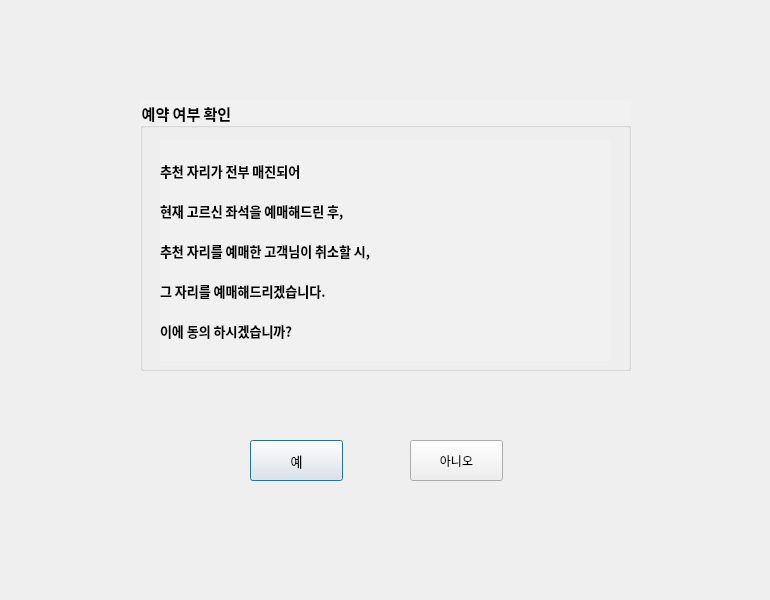
<?xml version="1.0" encoding="UTF-8"?>
<ui version="4.0">
 <class>Dialog</class>
 <widget class="QDialog" name="Dialog">
  <property name="geometry">
   <rect>
    <x>0</x>
    <y>0</y>
    <width>770</width>
    <height>600</height>
   </rect>
  </property>
  <property name="windowTitle">
   <string>Dialog</string>
  </property>
  <widget class="QPushButton" name="button_yes">
   <property name="geometry">
    <rect>
     <x>250</x>
     <y>440</y>
     <width>93</width>
     <height>41</height>
    </rect>
   </property>
   <property name="font">
    <font>
     <family>HY헤드라인M</family>
     <pointsize>10</pointsize>
     <weight>50</weight>
     <italic>false</italic>
     <bold>false</bold>
    </font>
   </property>
   <property name="styleSheet">
    <string notr="true">font: 10pt &quot;HY헤드라인M&quot;;</string>
   </property>
   <property name="text">
    <string>예</string>
   </property>
  </widget>
  <widget class="QPushButton" name="button_no">
   <property name="geometry">
    <rect>
     <x>410</x>
     <y>440</y>
     <width>93</width>
     <height>41</height>
    </rect>
   </property>
   <property name="styleSheet">
    <string notr="true">font: 10pt &quot;HY헤드라인M&quot;;</string>
   </property>
   <property name="text">
    <string>아니오</string>
   </property>
  </widget>
  <widget class="QGroupBox" name="groupBox_2">
   <property name="geometry">
    <rect>
     <x>140</x>
     <y>100</y>
     <width>491</width>
     <height>271</height>
    </rect>
   </property>
   <property name="font">
    <font>
     <family>한컴산뜻돋움</family>
     <pointsize>11</pointsize>
     <weight>75</weight>
     <bold>true</bold>
    </font>
   </property>
   <property name="styleSheet">
    <string notr="true">background-color:rgb(241, 241, 241)</string>
   </property>
   <property name="title">
    <string>예약 여부 확인</string>
   </property>
   <widget class="QLabel" name="label_8">
    <property name="geometry">
     <rect>
      <x>20</x>
      <y>40</y>
      <width>451</width>
      <height>221</height>
     </rect>
    </property>
    <property name="font">
     <font>
      <family>한컴산뜻돋움</family>
      <pointsize>10</pointsize>
      <weight>75</weight>
      <bold>true</bold>
     </font>
    </property>
    <property name="text">
     <string>추천 자리가 전부 매진되어

현재 고르신 좌석을 예매해드린 후, 

추천 자리를 예매한 고객님이 취소할 시,

그 자리를 예매해드리겠습니다.

이에 동의 하시겠습니까?</string>
    </property>
   </widget>
  </widget>
 </widget>
 <resources/>
 <connections/>
</ui>
